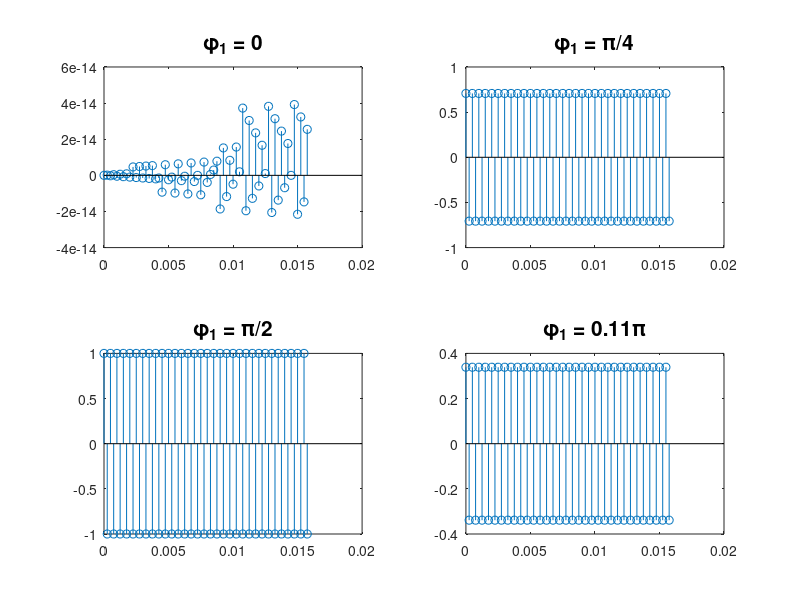

Write MATLAB code to recreate this figure.
%sampling signals of known frequency with known frequency

%sampling frequency
fs=4000;

%samples vector
n=[0:63];

%signal frequency
f=2000;

%time vectors
t=n/fs;


%signal model
xa=sin(2*pi*f*t);
xb=sin(2*pi*f*t + pi/4);
xc=sin(2*pi*f*t + pi/2);
xd=sin(2*pi*f*t + 0.11*pi);

subplot(221)
stem(t, xa)
title('\phi_1 = 0', 'fontsize', 15)
subplot(222)
stem(t, xb)
title('\phi_1 = \pi/4', 'fontsize', 15)
subplot(223)
stem(t, xc)
title('\phi_1 = \pi/2', 'fontsize', 15)
subplot(224)
stem(t, xd)
title('\phi_1 = 0.11\pi', 'fontsize', 15)